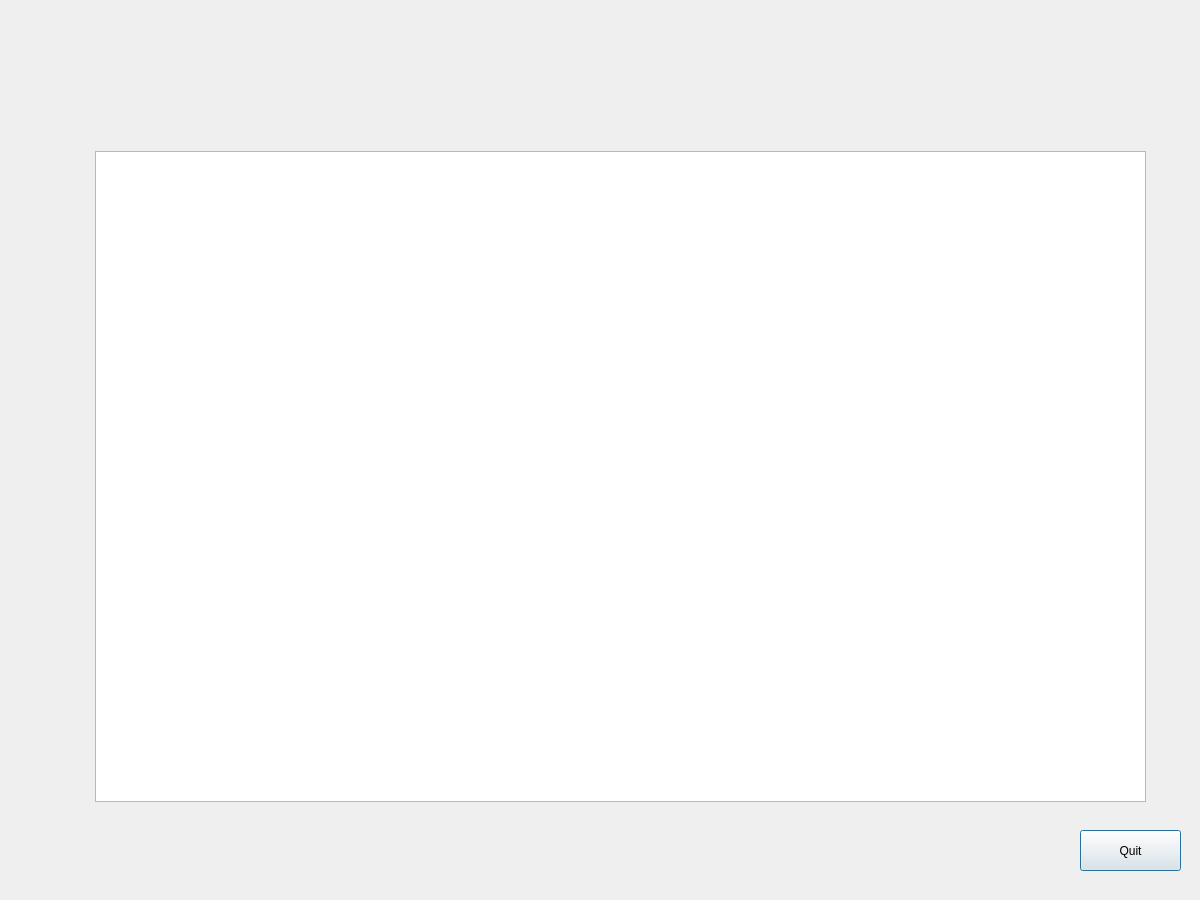
<?xml version="1.0" encoding="UTF-8"?>
<ui version="4.0">
 <class>Dialog</class>
 <widget class="QDialog" name="Dialog">
  <property name="geometry">
   <rect>
    <x>0</x>
    <y>0</y>
    <width>1200</width>
    <height>900</height>
   </rect>
  </property>
  <property name="minimumSize">
   <size>
    <width>1200</width>
    <height>900</height>
   </size>
  </property>
  <property name="maximumSize">
   <size>
    <width>1200</width>
    <height>900</height>
   </size>
  </property>
  <property name="windowTitle">
   <string>Dialog</string>
  </property>
  <widget class="QLabel" name="label">
   <property name="geometry">
    <rect>
     <x>0</x>
     <y>0</y>
     <width>1200</width>
     <height>900</height>
    </rect>
   </property>
   <property name="text">
    <string/>
   </property>
   <property name="pixmap">
    <pixmap>img/COROS부작용사례.jpg</pixmap>
   </property>
  </widget>
  <widget class="QTextBrowser" name="tb">
   <property name="geometry">
    <rect>
     <x>95</x>
     <y>151</y>
     <width>1051</width>
     <height>651</height>
    </rect>
   </property>
   <property name="font">
    <font>
     <pointsize>20</pointsize>
    </font>
   </property>
   <property name="openExternalLinks">
    <bool>true</bool>
   </property>
  </widget>
  <widget class="QPushButton" name="Quit">
   <property name="geometry">
    <rect>
     <x>1080</x>
     <y>830</y>
     <width>101</width>
     <height>41</height>
    </rect>
   </property>
   <property name="text">
    <string>Quit</string>
   </property>
  </widget>
 </widget>
 <resources/>
 <connections/>
</ui>
